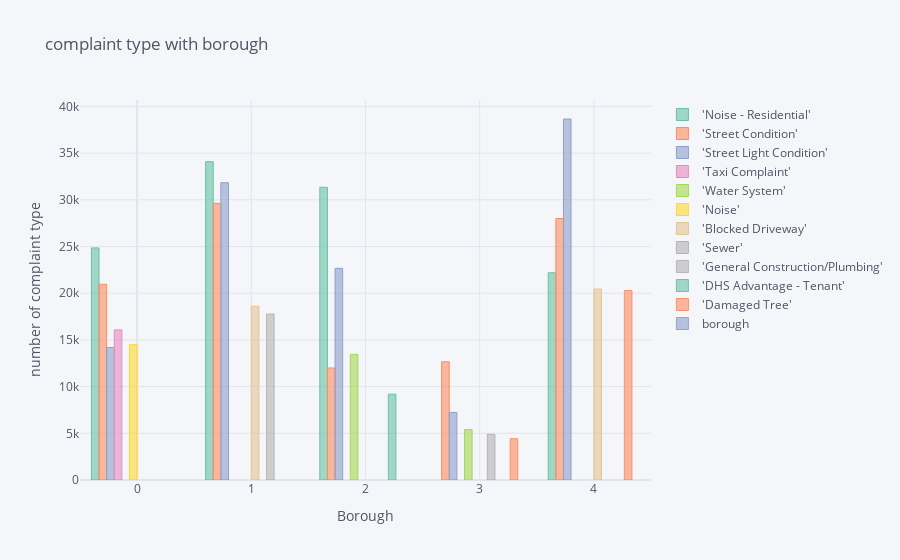

Source (notebook cell):
### Code cell
print("2010 summary")
new_df = final_df(data_2010)
new_df.iplot(kind='bar', xTitle='Borough',    yTitle='number of complaint type',    title='complaint type with borough', colorscale='set2')

### Figure 1 — Plotly figure (JSON) as saved in the notebook; plotly's stock layout.template omitted (floating-point values rounded to 4 significant figures)
{"data": [{"marker": {"color": "rgba(102, 194, 165, 0.6)", "line": {"color": "rgba(102, 194, 165, 1.0)", "width": 1}}, "name": "'Noise - Residential'", "orientation": "v", "text": "", "type": "bar", "x": [0, 1, 2, 3, 4], "y": [" 24852", " 34081", " 31339", "", " 22189"]}, {"marker": {"color": "rgba(252, 141, 98, 0.6)", "line": {"color": "rgba(252, 141, 98, 1.0)", "width": 1}}, "name": "'Street Condition'", "orientation": "v", "text": "", "type": "bar", "x": [0, 1, 2, 3, 4], "y": [" 20952", " 29619", " 11992", " 12657", " 27998"]}, {"marker": {"color": "rgba(141, 160, 203, 0.6)", "line": {"color": "rgba(141, 160, 203, 1.0)", "width": 1}}, "name": "'Street Light Condition'", "orientation": "v", "text": "", "type": "bar", "x": [0, 1, 2, 3, 4], "y": [" 14181", " 31832", " 22662", " 7237", " 38651"]}, {"marker": {"color": "rgba(231, 138, 195, 0.6)", "line": {"color": "rgba(231, 138, 195, 1.0)", "width": 1}}, "name": "'Taxi Complaint'", "orientation": "v", "text": "", "type": "bar", "x": [0, 1, 2, 3, 4], "y": [" 16070", "", "", "", ""]}, {"marker": {"color": "rgba(166, 216, 84, 0.6)", "line": {"color": "rgba(166, 216, 84, 1.0)", "width": 1}}, "name": "'Water System'", "orientation": "v", "text": "", "type": "bar", "x": [0, 1, 2, 3, 4], "y": ["", "", " 13453", " 5400", ""]}, {"marker": {"color": "rgba(255, 217, 47, 0.6)", "line": {"color": "rgba(255, 217, 47, 1.0)", "width": 1}}, "name": "'Noise'", "orientation": "v", "text": "", "type": "bar", "x": [0, 1, 2, 3, 4], "y": [" 14492", "", "", "", ""]}, {"marker": {"color": "rgba(229, 196, 148, 0.6)", "line": {"color": "rgba(229, 196, 148, 1.0)", "width": 1}}, "name": "'Blocked Driveway'", "orientation": "v", "text": "", "type": "bar", "x": [0, 1, 2, 3, 4], "y": ["", " 18592", "", "", " 20446"]}, {"marker": {"color": "rgba(179, 179, 179, 0.6)", "line": {"color": "rgba(179, 179, 179, 1.0)", "width": 1}}, "name": "'Sewer'", "orientation": "v", "text": "", "type": "bar", "x": [0, 1, 2, 3, 4], "y": ["", "", "", " 4887", ""]}, {"marker": {"color": "rgba(179, 179, 179, 0.6)", "line": {"color": "rgba(179, 179, 179, 0.8999999999999999)", "width": 1}}, "name": "'General Construction/Plumbing'", "orientation": "v", "text": "", "type": "bar", "x": [0, 1, 2, 3, 4], "y": ["", " 17776", "", "", ""]}, {"marker": {"color": "rgba(102, 194, 165, 0.6)", "line": {"color": "rgba(102, 194, 165, 0.8999999999999999)", "width": 1}}, "name": "'DHS Advantage - Tenant'", "orientation": "v", "text": "", "type": "bar", "x": [0, 1, 2, 3, 4], "y": ["", "", " 9193", "", ""]}, {"marker": {"color": "rgba(252, 141, 98, 0.6)", "line": {"color": "rgba(252, 141, 98, 0.8999999999999999)", "width": 1}}, "name": "'Damaged Tree'", "orientation": "v", "text": "", "type": "bar", "x": [0, 1, 2, 3, 4], "y": ["", "", "", " 4427", " 20292"]}, {"marker": {"color": "rgba(141, 160, 203, 0.6)", "line": {"color": "rgba(141, 160, 203, 0.8999999999999999)", "width": 1}}, "name": "borough", "orientation": "v", "text": "", "type": "bar", "x": [0, 1, 2, 3, 4], "y": ["MANHATTAN", "BROOKLYN", "BRONX", "STATEN ISLAND", "QUEENS"]}], "layout": {"legend": {"bgcolor": "#F5F6F9", "font": {"color": "#4D5663"}}, "paper_bgcolor": "#F5F6F9", "plot_bgcolor": "#F5F6F9", "title": {"font": {"color": "#4D5663"}, "text": "complaint type with borough"}, "xaxis": {"gridcolor": "#E1E5ED", "showgrid": true, "tickfont": {"color": "#4D5663"}, "title": {"font": {"color": "#4D5663"}, "text": "Borough"}, "zerolinecolor": "#E1E5ED"}, "yaxis": {"gridcolor": "#E1E5ED", "showgrid": true, "tickfont": {"color": "#4D5663"}, "title": {"font": {"color": "#4D5663"}, "text": "number of complaint type"}, "zerolinecolor": "#E1E5ED"}}}
